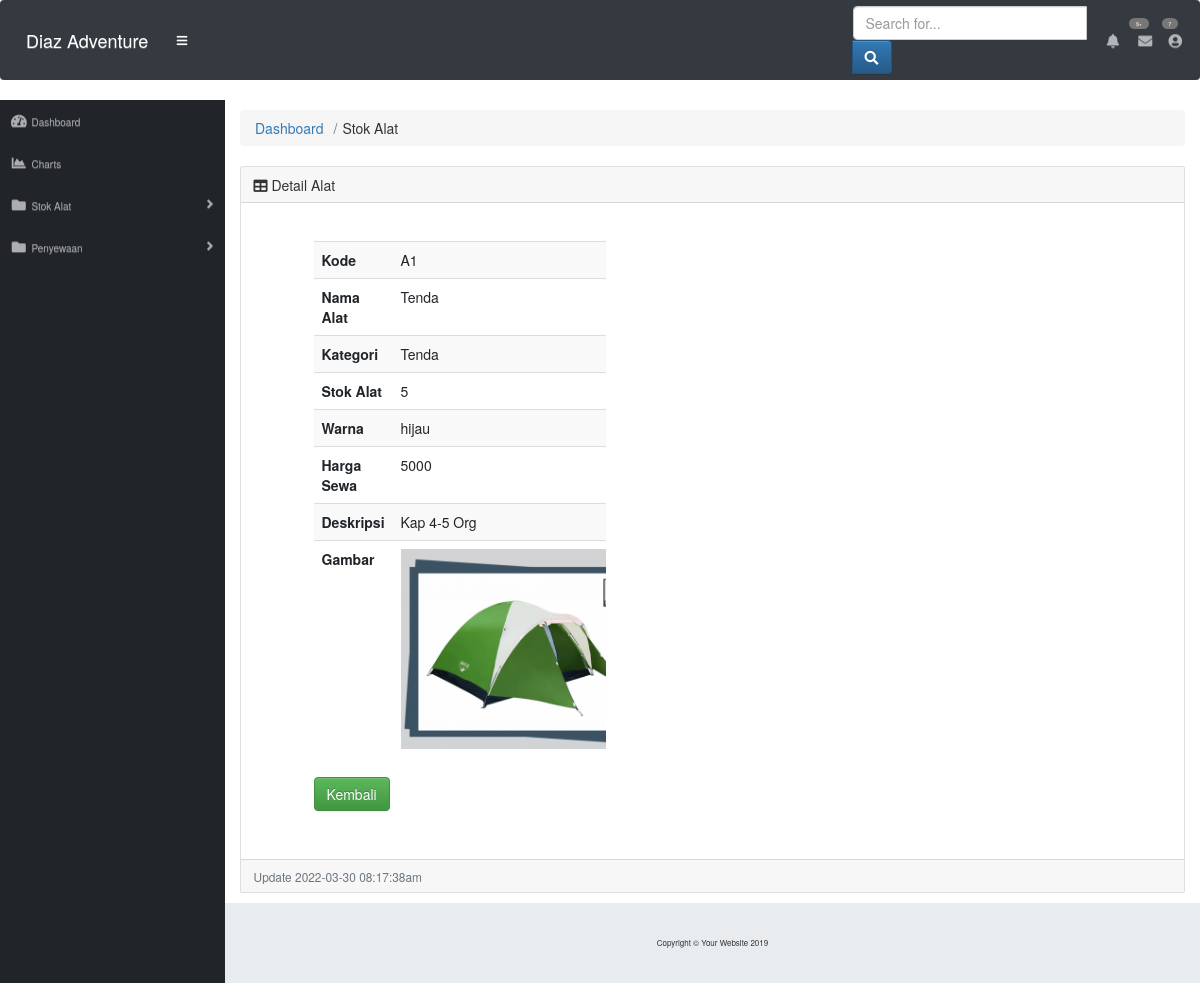
Screenshot of /gudang/lihat/16 with the database file from the repository.
### tables this page shows
CREATE TABLE `data_alat` (
  `ID_alat` int(25) NOT NULL,
  `kode` varchar(80) DEFAULT NULL,
  `nama_alat` varchar(80) DEFAULT NULL,
  `kategori` varchar(80) DEFAULT NULL,
  `stok_alat` int(80) DEFAULT NULL,
  `warna` varchar(10) DEFAULT NULL,
  `harga_sewa` int(80) DEFAULT NULL,
  `deskripsi` varchar(255) DEFAULT NULL,
  `gambar` varchar(255) DEFAULT NULL
);

### application/controllers/gudang.php (called while the page is built, shortened)
<?php
class gudang extends CI_Controller {
	public function lihat($kode = 0){
		$this->load->model('m_barangmaster');
		$data_soal = $this->m_barangmaster->Ambil("where ID_alat = '$kode'")->result_array();
		$data = array(
			'ID_alat' => $data_soal[0]['ID_alat'],
			'kode' => $data_soal[0]['kode'],
			'nama_alat' => $data_soal[0]['nama_alat'],
			'kategori' => $data_soal[0]['kategori'],
			'stok_alat' => $data_soal[0]['stok_alat'],
			'warna' => $data_soal[0]['warna'],
			'harga_sewa' => $data_soal[0]['harga_sewa'],
			'deskripsi' => $data_soal[0]['deskripsi'],
			'gambar' => $data_soal[0]['gambar'],
		);
		$this->load->view('gudang/v_lihat', $data);
	}
}

### index.php (called while the page is built, shortened)
<?php
require_once BASEPATH.'core/CodeIgniter.php';

### application/models/m_barangmaster.php (called while the page is built, shortened)
<?php
class M_barangmaster extends CI_Model {
 public function Ambil($where= "") {
      $data = $this->db->query('select * from data_alat '.$where);
      return $data;
  }
}

### application/views/gudang/v_lihat.php (the view, shortened to what this page needs)
<!DOCTYPE html>
<html lang="en">
<head>
  <link href="<?php echo base_url().'assets/sbadmin/vendor/fontawesome-free/css/all.min.css'?>" rel="stylesheet" type="text/css">
  <link href="<?php echo base_url().'assets/sbadmin/vendor/datatables/dataTables.bootstrap4.css'?>" rel="stylesheet" >
  <link href="<?php echo base_url().'assets/sbadmin/css/sb-admin.css'?>" rel="stylesheet">
	<link rel="stylesheet" href="https://maxcdn.bootstrapcdn.com/bootstrap/3.3.6/css/bootstrap.min.css">
	<link rel="stylesheet" href="https://maxcdn.bootstrapcdn.com/bootstrap/3.3.6/css/bootstrap-theme.min.css">
</head>
	<body id="page-top">
	<nav class="navbar navbar-expand navbar-dark bg-dark static-top">
    <a class="navbar-brand mr-1" href="index.html">Diaz Adventure</a>
    <button class="btn btn-link btn-sm text-white order-1 order-sm-0" id="sidebarToggle" href="#">
      <i class="fas fa-bars"></i>
    </button>
    <form class="d-none d-md-inline-block form-inline ml-auto mr-0 mr-md-3 my-2 my-md-0">
      <div class="input-group">
      <input type="text" class="form-control" placeholder="Search for..." aria-label="Search" aria-describedby="basic-addon2">
      <div class="input-group-append">
        <button class="btn btn-primary" type="button">
        <i class="fas fa-search"></i>
        </button>
        </div>
      </div>
    </form>
    <ul class="navbar-nav ml-auto ml-md-0">
      <li class="nav-item dropdown no-arrow mx-1">
        <a class="nav-link dropdown-toggle" href="#" id="alertsDropdown" role="button" data-toggle="dropdown" aria-haspopup="true" aria-expanded="false">
        <i class="fas fa-bell fa-fw"></i>
        <span class="badge badge-danger">9+</span>
        </a>
      </li>
      <li class="nav-item dropdown no-arrow mx-1">
        <a class="nav-link dropdown-toggle" href="#" id="messagesDropdown" role="button" data-toggle="dropdown" aria-haspopup="true" aria-expanded="false">
          <i class="fas fa-envelope fa-fw"></i>
          <span class="badge badge-danger">7</span>
        </a>
      </li>
      <li class="nav-item dropdown no-arrow">
        <a class="nav-link dropdown-toggle" href="#" id="userDropdown" role="button" data-toggle="dropdown" aria-haspopup="true" aria-expanded="false">
          <i class="fas fa-user-circle fa-fw"></i>
        </a>
      </li>
    </ul>
</nav>
	<div id="wrapper">
   <ul class="sidebar navbar-nav">
      <li class="nav-item ">
        <a class="nav-link" href="<?php echo site_url('Dasboard/index') ?>">
          <i class="fas fa-fw fa-tachometer-alt"></i>
          <span>Dashboard</span>
        </a>
      </li>
	  <li class="nav-item">
        <a class="nav-link" href="charts.html">
          <i class="fas fa-fw fa-chart-area"></i>
          <span>Charts</span></a>
      </li>
      <li class="nav-item dropdown">
        <a class="nav-link dropdown-toggle" href="#" id="pagesDropdown" role="button" data-toggle="dropdown" aria-haspopup="true" aria-expanded="false">
          <i class="fas fa-fw fa-folder"></i>
          <span>Stok Alat</span>
        </a>
      </li>
      <li class="nav-item dropdown">
        <a class="nav-link dropdown-toggle" href="#" id="pagesDropdown" role="button" data-toggle="dropdown" aria-haspopup="true" aria-expanded="false">
          <i class="fas fa-fw fa-folder"></i>
          <span>Penyewaan</span>
        </a>
      </li>
    </ul>
	<div id="content-wrapper">
    <div class="container-fluid">
        <ol class="breadcrumb">
          <li class="breadcrumb-item">
            <a href="#">Dashboard</a>
          </li>
          <li class="breadcrumb-item ">Stok Alat</li>
        </ol>
           <div class="card mb-3">
          <div class="card-header">
            <i class="fas fa-table"></i>
            Detail Alat</div>
        <div class="card-body">
            <div class="table-responsive">
    <div class="col-md-10">
		<div class="row">
		  		<div class="col-md-12">
		  			<div class="content-box-large">
		  			<div class="panel-body">
            <div class="col-md-6">
				<div class="content-box-large">
					<div class="panel-heading">
					<div class="table-responsive">
            <table class="table table-striped">
				<tr><th width='30%'>Kode</th><td><?php echo $kode; ?></td></tr>
                <tr><th width='30%'>Nama Alat</th><td><?php echo $nama_alat; ?></td></tr>
                <tr><th width='30%'>Kategori</th><td><?php echo $kategori; ?></td></tr>
                <tr><th width='30%'>Stok Alat</th><td><?php echo $stok_alat; ?></td></tr>
                <tr><th width='30%'>Warna</th><td><?php echo $warna; ?></td></tr>
                <tr><th width='30%'>Harga Sewa</th><td><?php echo $harga_sewa; ?></td></tr>
                <tr><th width='30%'>Deskripsi</th><td><?php echo $deskripsi; ?></td></tr>
                <tr><th width='30'>Gambar</th><td><img style="height:200px;" src="<?php echo base_url(); ?>img/<?php echo $gambar ?>"></td></tr>
            </table>
					</div>
						<p><a class="btn btn-success" href="<?php echo base_url();?>gudang/index">Kembali</a></p>
                    </div>
                </div>
            </div>
               </div>
             </div>
          </div>
        </div>
    </div>
            </div>
        </div>
          <div class="card-footer small text-muted"><?php echo "Update " . date("Y-m-d h:i:sa") . "<br>";?></div>
        </div>
      </div>
    </div>
      <footer class="sticky-footer">
        <div class="container my-auto">
          <div class="copyright text-center my-auto">
            <span>Copyright © Your Website 2019</span>
          </div>
        </div>
      </footer>
    </div>
  </body>
</html>

### rows the page displays
data_alat: kode "A1", nama_alat "Tenda", kategori "Tenda", stok_alat "5", warna "hijau", harga_sewa "5000", deskripsi "Kap 4-5 Org", gambar (picture)
